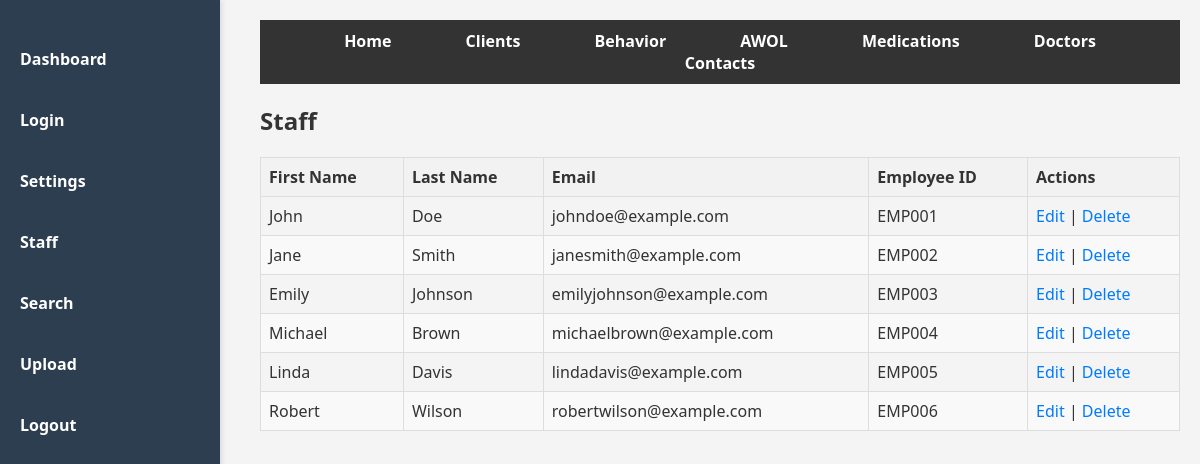
The page /staff (signed in) on the database its author committed.
### app.py (models this page shows)
class Staff(db.Model):
    id = db.Column(db.Integer, primary_key=True)
    first_name = db.Column(db.String(100), nullable=False)
    last_name = db.Column(db.String(100), nullable=False)
    email = db.Column(db.String(100), nullable=False)
    employee_id = db.Column(db.String(50), nullable=False)

### app.py (the view)
@app.route('/staff')
def staff():
    if not session.get('logged_in'):
        return redirect(url_for('login'))
    staff = Staff.query.all()
    return render_template('staff.html', staff=staff)

### templates/staff.html (shortened to what this page needs)
{% extends 'base.html' %}
{% block content %}
<h2>Staff</h2>
<table class="data-table">
    <thead>
        <tr>
            <th>First Name</th>
            <th>Last Name</th>
            <th>Email</th>
            <th>Employee ID</th>
            <th>Actions</th>
        </tr>
    </thead>
    <tbody>
        {% for staff in staff %}
        <tr>
            <td>{{ staff.first_name }}</td>
            <td>{{ staff.last_name }}</td>
            <td>{{ staff.email }}</td>
            <td>{{ staff.employee_id }}</td>
            <td>
                <a href="{{ url_for('edit_staff', staff_id=staff.id) }}">Edit</a> |
                <a href="{{ url_for('delete_staff', staff_id=staff.id) }}">Delete</a>
            </td>
        </tr>
        {% endfor %}
    </tbody>
</table>
{% endblock %}

### static/styles.css (style rules this page uses)
body { font-family: 'Segoe UI', Tahoma, Geneva, Verdana, sans-serif; background-color: #f4f4f4; color: #333; margin: 0; padding: 0; display: flex; }
.data-table { width: 100%; border-collapse: collapse; margin-bottom: 20px; }
.data-table th, .data-table td { border: 1px solid #ddd; padding: 8px; text-align: left; }
.data-table th { background-color: #f2f2f2; color: #333; font-weight: bold; }
.data-table tr:nth-child(even) { background-color: #f9f9f9; }
.data-table a { color: #007bff; text-decoration: none; }

### rows shown on the page
Staff: first_name "John", last_name "Doe", email "johndoe@example.com", employee_id "EMP001"
Staff: first_name "Jane", last_name "Smith", email "janesmith@example.com", employee_id "EMP002"
Staff: first_name "Emily", last_name "Johnson", email "emilyjohnson@example.com", employee_id "EMP003"
Staff: first_name "Michael", last_name "Brown", email "michaelbrown@example.com", employee_id "EMP004"
Staff: first_name "Linda", last_name "Davis", email "lindadavis@example.com", employee_id "EMP005"
Staff: first_name "Robert", last_name "Wilson", email "robertwilson@example.com", employee_id "EMP006"
